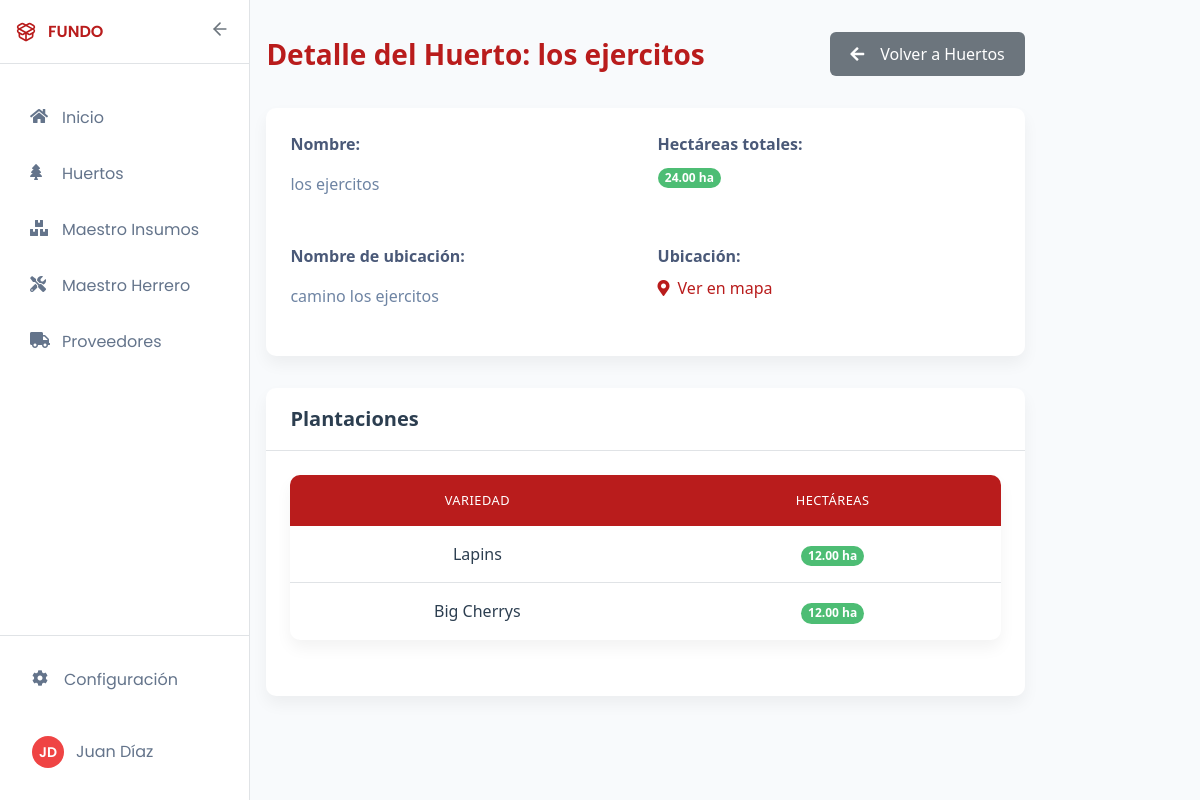
The app's page /huertos/1/ with its own data.
### core/models.py (models this page shows, shortened)
class Huerto(models.Model):
    nombre = models.CharField(max_length=100, unique=True)
    hcta_total = models.DecimalField(max_digits=10, decimal_places=2)
    nombre_ubicacion = models.CharField(max_length=100, null=True, blank=True)
    ubicacion = models.CharField(max_length=500, null=True, blank=True)

class Plantacion(models.Model):
    huerto = models.ForeignKey(Huerto, on_delete=models.CASCADE, related_name='plantaciones')
    variedad = models.CharField(max_length=255)
    hcta_total = models.DecimalField(max_digits=10, decimal_places=2)

### core/views.py (the view)
# urls.py: path('huertos/<int:huerto_id>/', views.detalle_huerto, name='detalle_huerto'),
def detalle_huerto(request, huerto_id):
    huerto = get_object_or_404(Huerto.objects.prefetch_related('plantaciones'), id=huerto_id)
    return render(request, 'core/ver_huerto.html', {'huerto': huerto})

### core/templates/core/ver_huerto.html
{% extends 'core/base.html' %}
{% block content %}
<div class="dashboard-container">
    <div class="dashboard-header">
        <h2 class="dashboard-title">Detalle del Huerto: {{ huerto.nombre }}</h2>
        <a href="{% url 'huertos' %}" class="btn btn-secondary">
            <i class="fas fa-arrow-left"></i> Volver a Huertos
        </a>
    </div>
    <div class="card">
        <div class="card-body">
            <div class="detail-grid">
                <div class="detail-group">
                    <label>Nombre:</label>
                    <p>{{ huerto.nombre }}</p>
                </div>
                <div class="detail-group">
                    <label>Hectáreas totales:</label>
                    <span class="badge badge-pill badge-accent">{{ huerto.hcta_total }} ha</span>
                </div>
                <div class="detail-group">
                    <label>Nombre de ubicación:</label>
                    <p>{{ huerto.nombre_ubicacion|default:"No especificado" }}</p>
                </div>
                <div class="detail-group">
                    <label>Ubicación:</label>
                    {% if huerto.ubicacion %}
                    <a href="{{ huerto.ubicacion }}" target="_blank" class="location-link">
                        <i class="fas fa-map-marker-alt"></i> Ver en mapa
                    </a>
                    {% else %}
                    <p>No especificada</p>
                    {% endif %}
                </div>
            </div>
        </div>
    </div>
    <div class="card">
        <div class="card-header">
            <h3 class="card-title">Plantaciones</h3>
        </div>
        <div class="card-body">
            {% if huerto.plantaciones.all %}
            <div class="card table-responsive">
                <table class="modern-table">
                    <thead>
                        <tr>
                            <th>Variedad</th>
                            <th class="text-right">Hectáreas</th>
                        </tr>
                    </thead>
                    <tbody>
                        {% for plantacion in huerto.plantaciones.all %}
                        <tr>
                            <td class="text-center">{{ plantacion.variedad }}</td>
                            <td class="text-center"><span class="badge badge-pill badge-accent">{{ plantacion.hcta_total }} ha</span></td>
                        </tr>
                        {% endfor %}
                    </tbody>
                </table>
            </div>
            {% else %}
            <div class="empty-state">
                <i class="fas fa-seedling empty-icon"></i>
                <h4>No hay plantaciones registradas</h4>
                <p>Agrega la primera plantación a este huerto</p>
            </div>
            {% endif %}
        </div>
    </div>
</div>
{% endblock %}

### records on screen
Huerto: nombre "los ejercitos", hcta_total "24.00", nombre_ubicacion "camino los ejercitos"
Plantacion: variedad "Lapins", hcta_total "12.00"
Plantacion: variedad "Big Cherrys", hcta_total "12.00"
